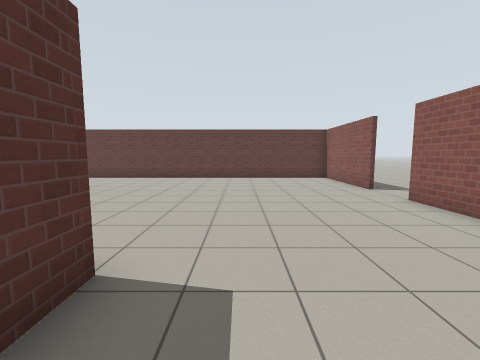
View 1 (above)

17 first-person views from a walk through a Gazebo world. The camera is 1.2 m above the floor, tilts 6° down and sees 90° across. The floor is counted in squares, 1 m on a side. Each view is taken from the middle of a square. On the plan, view 1 faces up. The plan holds only what a view shows up to about 11 squares ahead; the rest is blank. The robots in the file are not drawn. Simple patterns stand in for the simulator's built-in surfaces. Some stock models are drawn as simple stand-ins.

View 2
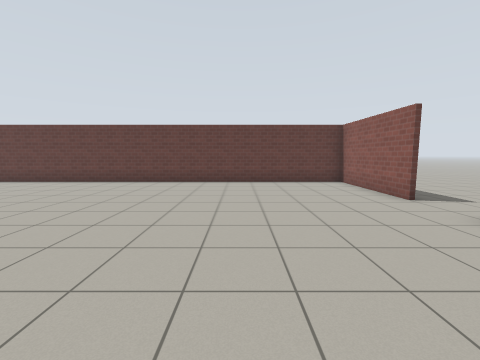

View 3
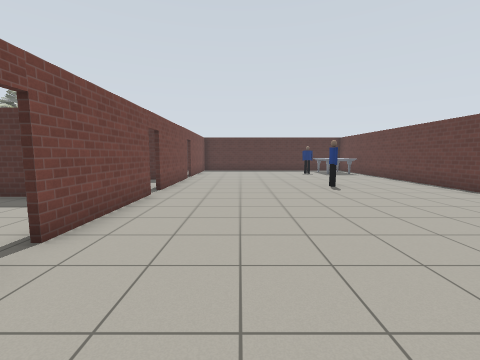

View 4
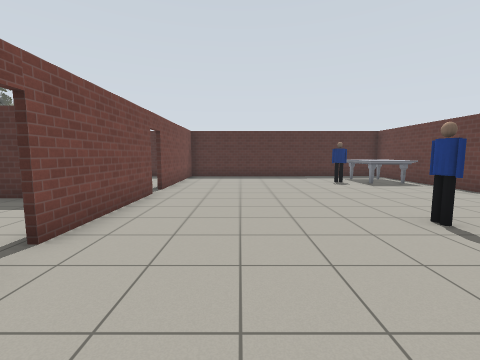

View 5
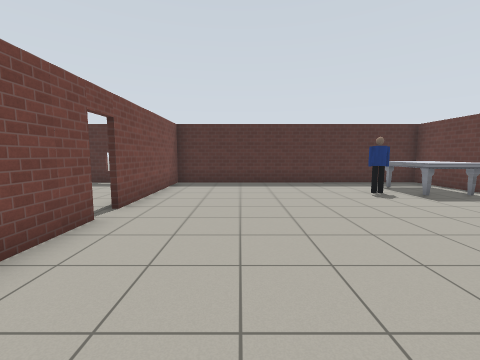

View 6
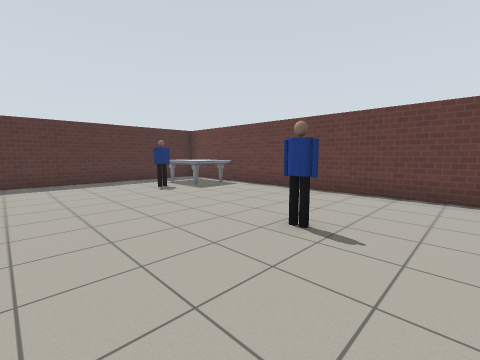

View 7
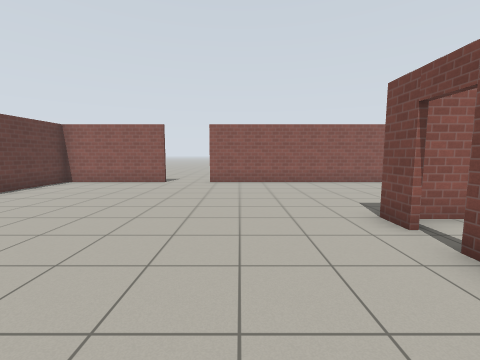

View 8
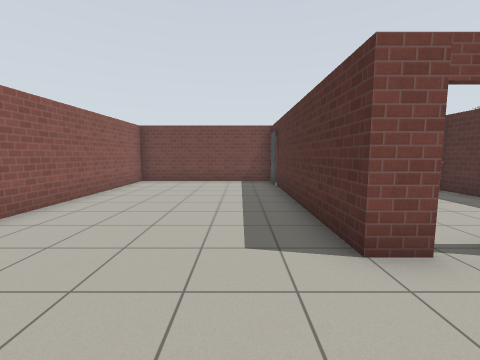

View 9
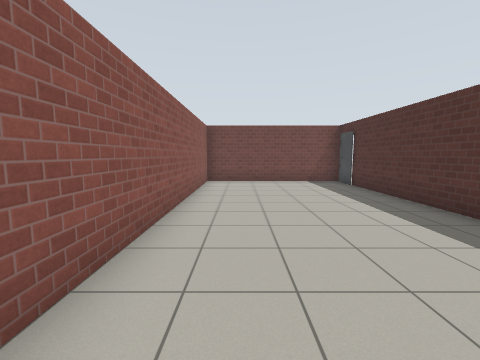

View 10
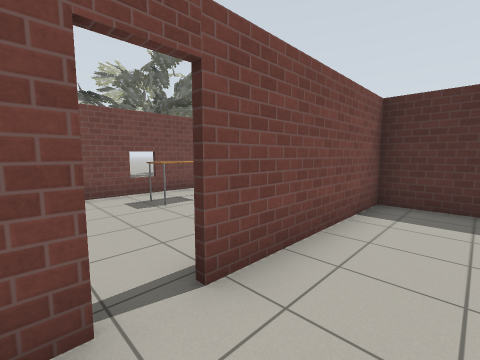

View 11
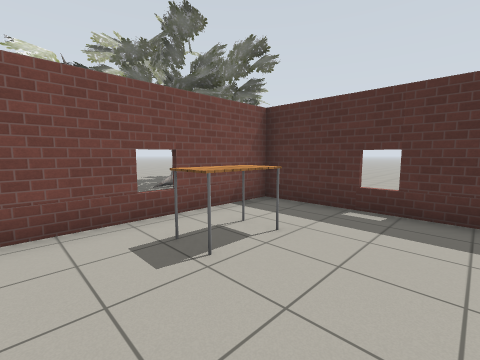

View 12
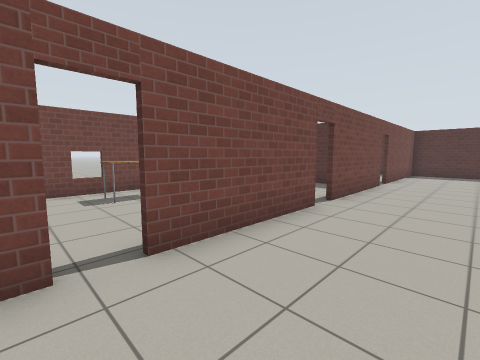

View 13
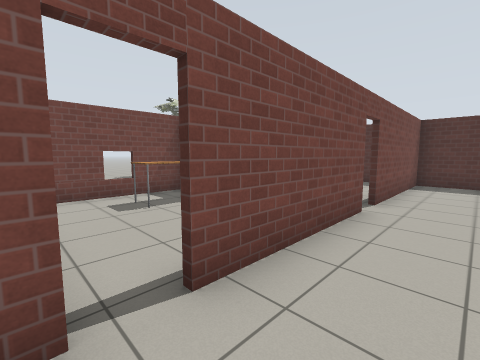

View 14
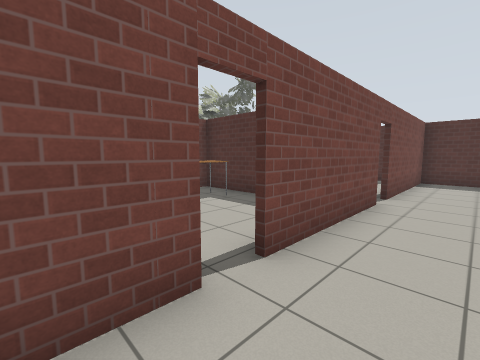

View 15
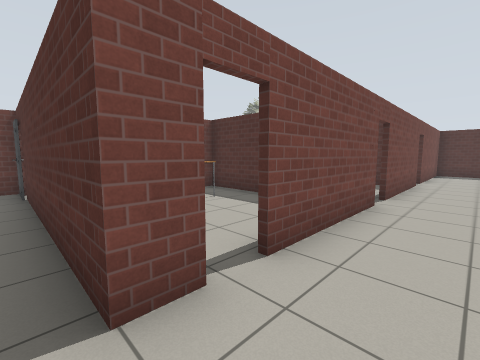

View 16
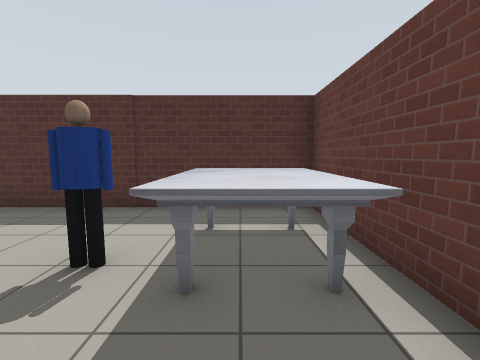

View 17
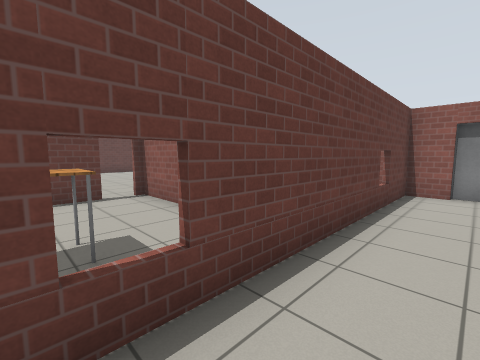

### Floor plan
Ten units are one square. View 1 is at (0, 0); x grows to the right and y downward. Boxes are objects, and circles mark ways between rooms. Rooms are numbered by the first view taken in them; rooms with no view inside come last. Other rooms are left out.
<svg viewBox="-210 -131 265 231">
<path fill="none" stroke="#000" d="M-72 -23 -31 -23M-24 -23 -15 -23 -15 45M-124 -23 -80 -23M45 -83 45 -126 -184 -126 -184 -23 -132 -23M-15 59 45 59 45 -64M-184 -11 -184 33 -129 33M-16 46 -16 35 -101 35M-69 -1 -69 -22M-80 -21 -92 -21M-116 -14 -116 33 -79 33"/>
<rect x="-175" y="-125" width="30" height="30" fill="#bbb"><title>marble table</title></rect>
<rect x="-155" y="-95" width="10" height="10" fill="#bbb"><title>person</title></rect>
<rect x="-95" y="-85" width="10" height="10" fill="#bbb"><title>person</title></rect>
<rect x="-15" y="45" width="10" height="10" fill="#bbb"><title>door leaf</title></rect>
<rect x="-165" y="5" width="20" height="20" fill="#bbb"><title>table</title></rect>
<rect x="-205" y="75" width="30" height="20" fill="#bbb"><title>oak tree</title></rect>
<rect x="-115" y="5" width="30" height="20" fill="#bbb"><title>table</title></rect>
<circle cx="-130" cy="-20" r="3" fill="#2a7"/>
<circle cx="-20" cy="50" r="3" fill="#2a7"/>
<circle cx="50" cy="-75" r="3" fill="#2a7"/>
<circle cx="-75" cy="-20" r="3" fill="#2a7"/>
<text x="-50" y="-60">1</text>
<text x="-150" y="0">2</text>
<text x="-120" y="50">3</text>
<text x="-90" y="10">4</text>
</svg>
Room 1 opens to room 2. Room 1 opens to room 3. Room 1 opens to room 4.

Where each view was taken, in squares from view 1:
view 1: 0 up, 0 right, facing up
view 2: 2 up, 0 right, facing up
view 3: 5 up, 0 right, facing left
view 4: 5 up, 5 left, facing left
view 5: 5 up, 8 left, facing left
view 6: 5 up, 7 left, facing up-left
view 7: 5 up, 6 left, facing right
view 8: 5 up, 0 right, facing down
view 9: 5 up, 3 right, facing down
view 10: 4 up, 12 left, facing down-left
view 11: 1 up, 13 left, facing down-left
view 12: 5 up, 2 left, facing down-left
view 13: 4 up, 7 left, facing down-left
view 14: 4 up, 6 left, facing down-left
view 15: 4 up, 1 left, facing down-left
view 16: 11 up, 13 left, facing left
view 17: 5 down, 10 left, facing up-right
